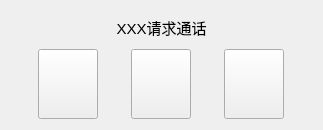
<?xml version="1.0" encoding="UTF-8"?>
<ui version="4.0">
 <class>VoiceDialogWnd</class>
 <widget class="QWidget" name="VoiceDialogWnd">
  <property name="geometry">
   <rect>
    <x>0</x>
    <y>0</y>
    <width>323</width>
    <height>128</height>
   </rect>
  </property>
  <property name="windowTitle">
   <string>Form</string>
  </property>
  <layout class="QVBoxLayout" name="verticalLayout">
   <item>
    <widget class="QLabel" name="label">
     <property name="minimumSize">
      <size>
       <width>0</width>
       <height>32</height>
      </size>
     </property>
     <property name="maximumSize">
      <size>
       <width>16777215</width>
       <height>32</height>
      </size>
     </property>
     <property name="font">
      <font>
       <family>Arial</family>
       <pointsize>11</pointsize>
      </font>
     </property>
     <property name="text">
      <string>XXX请求通话</string>
     </property>
     <property name="alignment">
      <set>Qt::AlignCenter</set>
     </property>
    </widget>
   </item>
   <item>
    <layout class="QHBoxLayout" name="horizontalLayout_2">
     <item>
      <widget class="QPushButton" name="agreeBtn">
       <property name="minimumSize">
        <size>
         <width>60</width>
         <height>70</height>
        </size>
       </property>
       <property name="maximumSize">
        <size>
         <width>60</width>
         <height>70</height>
        </size>
       </property>
       <property name="styleSheet">
        <string notr="true">border-image: url(:/new/prefix1/语音通话及视频通话UI/语音通话-接听.png);</string>
       </property>
       <property name="text">
        <string/>
       </property>
      </widget>
     </item>
     <item>
      <widget class="QPushButton" name="disAgreeBtn">
       <property name="minimumSize">
        <size>
         <width>60</width>
         <height>70</height>
        </size>
       </property>
       <property name="maximumSize">
        <size>
         <width>60</width>
         <height>70</height>
        </size>
       </property>
       <property name="styleSheet">
        <string notr="true">border-image: url(:/new/prefix1/语音通话及视频通话UI/语音通话-拒绝.png);</string>
       </property>
       <property name="text">
        <string/>
       </property>
      </widget>
     </item>
     <item>
      <widget class="QPushButton" name="closeBtn">
       <property name="minimumSize">
        <size>
         <width>60</width>
         <height>70</height>
        </size>
       </property>
       <property name="maximumSize">
        <size>
         <width>60</width>
         <height>70</height>
        </size>
       </property>
       <property name="styleSheet">
        <string notr="true">border-image: url(:/new/prefix1/语音通话及视频通话UI/语音通话-挂断.png);</string>
       </property>
       <property name="text">
        <string/>
       </property>
      </widget>
     </item>
    </layout>
   </item>
  </layout>
 </widget>
 <resources/>
 <connections/>
</ui>
